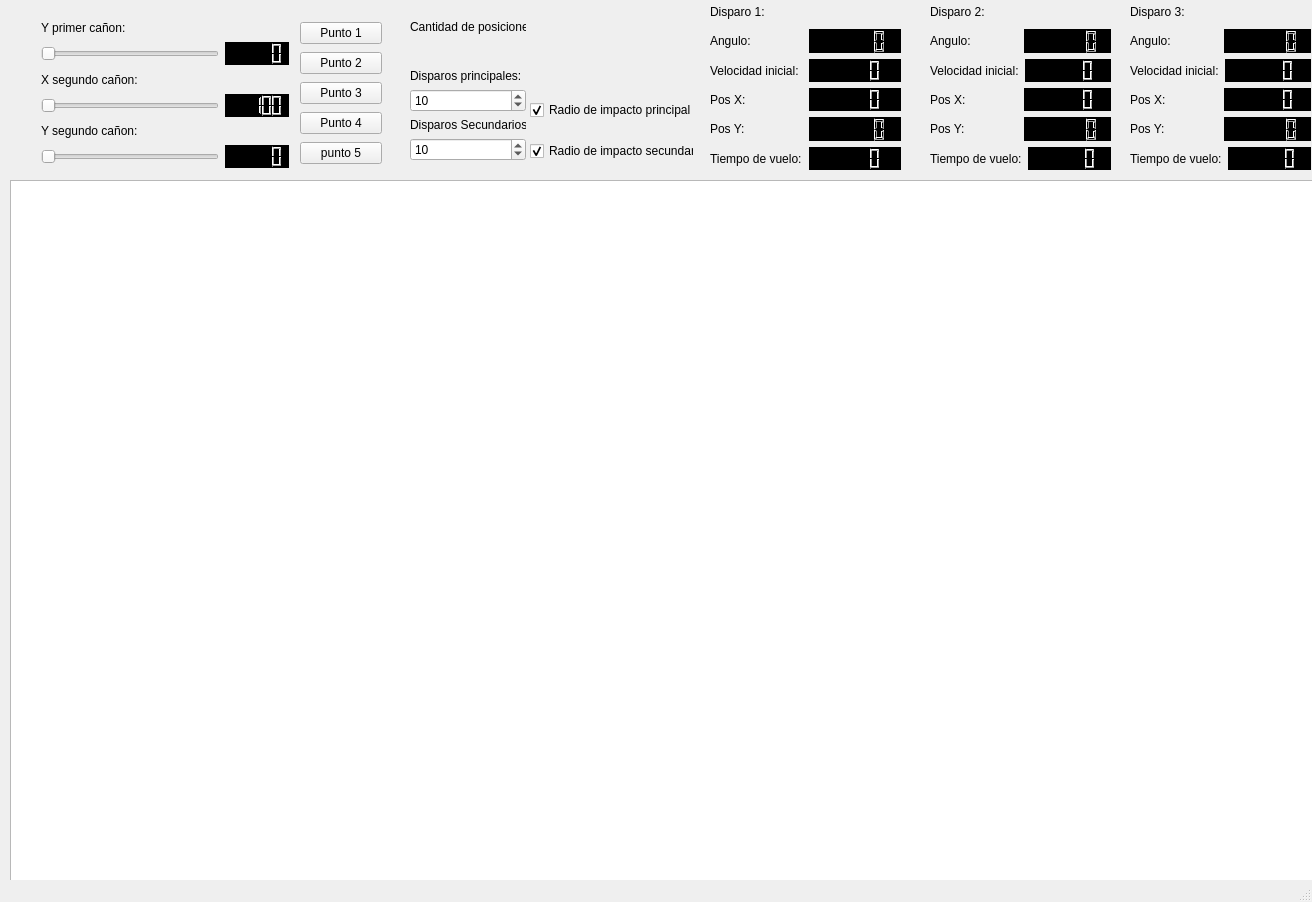
<?xml version="1.0" encoding="UTF-8"?>
<ui version="4.0">
 <class>MainWindow</class>
 <widget class="QMainWindow" name="MainWindow">
  <property name="geometry">
   <rect>
    <x>0</x>
    <y>0</y>
    <width>1312</width>
    <height>902</height>
   </rect>
  </property>
  <property name="windowTitle">
   <string>MainWindow</string>
  </property>
  <widget class="QWidget" name="centralwidget">
   <widget class="QGraphicsView" name="graphicsView">
    <property name="geometry">
     <rect>
      <x>10</x>
      <y>180</y>
      <width>1900</width>
      <height>720</height>
     </rect>
    </property>
    <property name="verticalScrollBarPolicy">
     <enum>Qt::ScrollBarAlwaysOff</enum>
    </property>
    <property name="horizontalScrollBarPolicy">
     <enum>Qt::ScrollBarAlwaysOff</enum>
    </property>
   </widget>
   <widget class="QWidget" name="layoutWidget">
    <property name="geometry">
     <rect>
      <x>300</x>
      <y>20</y>
      <width>82</width>
      <height>146</height>
     </rect>
    </property>
    <layout class="QVBoxLayout" name="buttons_layout">
     <item>
      <widget class="QPushButton" name="punto1">
       <property name="text">
        <string>Punto 1</string>
       </property>
      </widget>
     </item>
     <item>
      <widget class="QPushButton" name="punto2">
       <property name="text">
        <string>Punto 2</string>
       </property>
      </widget>
     </item>
     <item>
      <widget class="QPushButton" name="punto3">
       <property name="text">
        <string>Punto 3</string>
       </property>
      </widget>
     </item>
     <item>
      <widget class="QPushButton" name="punto4">
       <property name="text">
        <string>Punto 4</string>
       </property>
      </widget>
     </item>
     <item>
      <widget class="QPushButton" name="punto5">
       <property name="text">
        <string>punto 5</string>
       </property>
      </widget>
     </item>
    </layout>
   </widget>
   <widget class="QWidget" name="layoutWidget">
    <property name="geometry">
     <rect>
      <x>41</x>
      <y>20</y>
      <width>248</width>
      <height>148</height>
     </rect>
    </property>
    <layout class="QHBoxLayout" name="input_layout">
     <item>
      <layout class="QVBoxLayout" name="verticalLayout">
       <item>
        <widget class="QLabel" name="YC1_label">
         <property name="text">
          <string>Y primer cañon:</string>
         </property>
        </widget>
       </item>
       <item>
        <layout class="QHBoxLayout" name="horizontalLayout">
         <item>
          <widget class="QSlider" name="YC1_slider">
           <property name="maximum">
            <number>720</number>
           </property>
           <property name="orientation">
            <enum>Qt::Horizontal</enum>
           </property>
          </widget>
         </item>
         <item>
          <widget class="QLCDNumber" name="YC1_lcd">
           <property name="palette">
            <palette>
             <active>
              <colorrole role="Button">
               <brush brushstyle="SolidPattern">
                <color alpha="255">
                 <red>0</red>
                 <green>0</green>
                 <blue>0</blue>
                </color>
               </brush>
              </colorrole>
              <colorrole role="Text">
               <brush brushstyle="SolidPattern">
                <color alpha="255">
                 <red>0</red>
                 <green>0</green>
                 <blue>0</blue>
                </color>
               </brush>
              </colorrole>
              <colorrole role="Base">
               <brush brushstyle="SolidPattern">
                <color alpha="255">
                 <red>0</red>
                 <green>0</green>
                 <blue>0</blue>
                </color>
               </brush>
              </colorrole>
              <colorrole role="Window">
               <brush brushstyle="SolidPattern">
                <color alpha="255">
                 <red>0</red>
                 <green>0</green>
                 <blue>0</blue>
                </color>
               </brush>
              </colorrole>
              <colorrole role="PlaceholderText">
               <brush brushstyle="SolidPattern">
                <color alpha="128">
                 <red>0</red>
                 <green>0</green>
                 <blue>0</blue>
                </color>
               </brush>
              </colorrole>
             </active>
             <inactive>
              <colorrole role="Button">
               <brush brushstyle="SolidPattern">
                <color alpha="255">
                 <red>0</red>
                 <green>0</green>
                 <blue>0</blue>
                </color>
               </brush>
              </colorrole>
              <colorrole role="Text">
               <brush brushstyle="SolidPattern">
                <color alpha="255">
                 <red>0</red>
                 <green>0</green>
                 <blue>0</blue>
                </color>
               </brush>
              </colorrole>
              <colorrole role="Base">
               <brush brushstyle="SolidPattern">
                <color alpha="255">
                 <red>0</red>
                 <green>0</green>
                 <blue>0</blue>
                </color>
               </brush>
              </colorrole>
              <colorrole role="Window">
               <brush brushstyle="SolidPattern">
                <color alpha="255">
                 <red>0</red>
                 <green>0</green>
                 <blue>0</blue>
                </color>
               </brush>
              </colorrole>
              <colorrole role="PlaceholderText">
               <brush brushstyle="SolidPattern">
                <color alpha="128">
                 <red>0</red>
                 <green>0</green>
                 <blue>0</blue>
                </color>
               </brush>
              </colorrole>
             </inactive>
             <disabled>
              <colorrole role="Button">
               <brush brushstyle="SolidPattern">
                <color alpha="255">
                 <red>0</red>
                 <green>0</green>
                 <blue>0</blue>
                </color>
               </brush>
              </colorrole>
              <colorrole role="Text">
               <brush brushstyle="SolidPattern">
                <color alpha="96">
                 <red>164</red>
                 <green>166</green>
                 <blue>168</blue>
                </color>
               </brush>
              </colorrole>
              <colorrole role="Base">
               <brush brushstyle="SolidPattern">
                <color alpha="255">
                 <red>0</red>
                 <green>0</green>
                 <blue>0</blue>
                </color>
               </brush>
              </colorrole>
              <colorrole role="Window">
               <brush brushstyle="SolidPattern">
                <color alpha="255">
                 <red>0</red>
                 <green>0</green>
                 <blue>0</blue>
                </color>
               </brush>
              </colorrole>
              <colorrole role="PlaceholderText">
               <brush brushstyle="SolidPattern">
                <color alpha="128">
                 <red>218</red>
                 <green>218</green>
                 <blue>218</blue>
                </color>
               </brush>
              </colorrole>
             </disabled>
            </palette>
           </property>
           <property name="styleSheet">
            <string notr="true">background-color: rgb(0, 0, 0);</string>
           </property>
          </widget>
         </item>
        </layout>
       </item>
       <item>
        <widget class="QLabel" name="XC2_label">
         <property name="text">
          <string>X segundo cañon:</string>
         </property>
        </widget>
       </item>
       <item>
        <layout class="QHBoxLayout" name="horizontalLayout_2">
         <item>
          <widget class="QSlider" name="XC2_slider">
           <property name="minimum">
            <number>100</number>
           </property>
           <property name="maximum">
            <number>1850</number>
           </property>
           <property name="orientation">
            <enum>Qt::Horizontal</enum>
           </property>
          </widget>
         </item>
         <item>
          <widget class="QLCDNumber" name="XC2_lcd">
           <property name="styleSheet">
            <string notr="true">background-color: rgb(0, 0, 0);</string>
           </property>
           <property name="value" stdset="0">
            <double>100.000000000000000</double>
           </property>
          </widget>
         </item>
        </layout>
       </item>
       <item>
        <widget class="QLabel" name="YC2_label">
         <property name="text">
          <string>Y segundo cañon:</string>
         </property>
        </widget>
       </item>
       <item>
        <layout class="QHBoxLayout" name="horizontalLayout_3">
         <item>
          <widget class="QSlider" name="YC2_slider">
           <property name="maximum">
            <number>720</number>
           </property>
           <property name="orientation">
            <enum>Qt::Horizontal</enum>
           </property>
          </widget>
         </item>
         <item>
          <widget class="QLCDNumber" name="YC2_lcd">
           <property name="styleSheet">
            <string notr="true">background-color: rgb(0, 0, 0);</string>
           </property>
          </widget>
         </item>
        </layout>
       </item>
      </layout>
     </item>
    </layout>
   </widget>
   <widget class="QWidget" name="layoutWidget_2">
    <property name="geometry">
     <rect>
      <x>930</x>
      <y>0</y>
      <width>181</width>
      <height>170</height>
     </rect>
    </property>
    <layout class="QVBoxLayout" name="display2">
     <item>
      <widget class="QLabel" name="shot_label2">
       <property name="text">
        <string>Disparo 2:</string>
       </property>
      </widget>
     </item>
     <item>
      <layout class="QHBoxLayout" name="angle_layout2">
       <item>
        <widget class="QLabel" name="angle_label2">
         <property name="text">
          <string>Angulo:</string>
         </property>
        </widget>
       </item>
       <item>
        <widget class="QLCDNumber" name="angle_lcd2">
         <property name="styleSheet">
          <string notr="true">background-color: rgb(0, 0, 0);</string>
         </property>
        </widget>
       </item>
      </layout>
     </item>
     <item>
      <layout class="QHBoxLayout" name="velocity_layout2">
       <item>
        <widget class="QLabel" name="velocity_label2">
         <property name="text">
          <string>Velocidad inicial:</string>
         </property>
        </widget>
       </item>
       <item>
        <widget class="QLCDNumber" name="velocity_lcd2">
         <property name="styleSheet">
          <string notr="true">background-color: rgb(0, 0, 0);</string>
         </property>
        </widget>
       </item>
      </layout>
     </item>
     <item>
      <layout class="QHBoxLayout" name="posx_layout2">
       <item>
        <widget class="QLabel" name="posx_label2">
         <property name="text">
          <string>Pos X:</string>
         </property>
        </widget>
       </item>
       <item>
        <widget class="QLCDNumber" name="posx_lcd2">
         <property name="styleSheet">
          <string notr="true">background-color: rgb(0, 0, 0);</string>
         </property>
        </widget>
       </item>
      </layout>
     </item>
     <item>
      <layout class="QHBoxLayout" name="posy_layout2">
       <item>
        <widget class="QLabel" name="posy_label2">
         <property name="text">
          <string>Pos Y:</string>
         </property>
        </widget>
       </item>
       <item>
        <widget class="QLCDNumber" name="posy_lcd2">
         <property name="styleSheet">
          <string notr="true">background-color: rgb(0, 0, 0);</string>
         </property>
        </widget>
       </item>
      </layout>
     </item>
     <item>
      <layout class="QHBoxLayout" name="time_layout2">
       <item>
        <widget class="QLabel" name="time_label2">
         <property name="text">
          <string>Tiempo de vuelo:</string>
         </property>
        </widget>
       </item>
       <item>
        <widget class="QLCDNumber" name="time_lcd2">
         <property name="styleSheet">
          <string notr="true">background-color: rgb(0, 0, 0);</string>
         </property>
         <property name="value" stdset="0">
          <double>0.000000000000000</double>
         </property>
        </widget>
       </item>
      </layout>
     </item>
    </layout>
   </widget>
   <widget class="QWidget" name="layoutWidget_3">
    <property name="geometry">
     <rect>
      <x>1130</x>
      <y>0</y>
      <width>181</width>
      <height>170</height>
     </rect>
    </property>
    <layout class="QVBoxLayout" name="display3">
     <item>
      <widget class="QLabel" name="shot_label3">
       <property name="text">
        <string>Disparo 3:</string>
       </property>
      </widget>
     </item>
     <item>
      <layout class="QHBoxLayout" name="angle_layout3">
       <item>
        <widget class="QLabel" name="angle_label3">
         <property name="text">
          <string>Angulo:</string>
         </property>
        </widget>
       </item>
       <item>
        <widget class="QLCDNumber" name="angle_lcd3">
         <property name="styleSheet">
          <string notr="true">background-color: rgb(0, 0, 0);</string>
         </property>
        </widget>
       </item>
      </layout>
     </item>
     <item>
      <layout class="QHBoxLayout" name="velocity_layout3">
       <item>
        <widget class="QLabel" name="velocity_label3">
         <property name="text">
          <string>Velocidad inicial:</string>
         </property>
        </widget>
       </item>
       <item>
        <widget class="QLCDNumber" name="velocity_lcd3">
         <property name="styleSheet">
          <string notr="true">background-color: rgb(0, 0, 0);</string>
         </property>
        </widget>
       </item>
      </layout>
     </item>
     <item>
      <layout class="QHBoxLayout" name="posx_layout3">
       <item>
        <widget class="QLabel" name="posx_label3">
         <property name="text">
          <string>Pos X:</string>
         </property>
        </widget>
       </item>
       <item>
        <widget class="QLCDNumber" name="posx_lcd3">
         <property name="styleSheet">
          <string notr="true">background-color: rgb(0, 0, 0);</string>
         </property>
        </widget>
       </item>
      </layout>
     </item>
     <item>
      <layout class="QHBoxLayout" name="posy_layout3">
       <item>
        <widget class="QLabel" name="posy_label3">
         <property name="text">
          <string>Pos Y:</string>
         </property>
        </widget>
       </item>
       <item>
        <widget class="QLCDNumber" name="posy_lcd3">
         <property name="styleSheet">
          <string notr="true">background-color: rgb(0, 0, 0);</string>
         </property>
        </widget>
       </item>
      </layout>
     </item>
     <item>
      <layout class="QHBoxLayout" name="time_layout3">
       <item>
        <widget class="QLabel" name="time_label3">
         <property name="text">
          <string>Tiempo de vuelo:</string>
         </property>
        </widget>
       </item>
       <item>
        <widget class="QLCDNumber" name="time_lcd3">
         <property name="styleSheet">
          <string notr="true">background-color: rgb(0, 0, 0);</string>
         </property>
         <property name="value" stdset="0">
          <double>0.000000000000000</double>
         </property>
        </widget>
       </item>
      </layout>
     </item>
    </layout>
   </widget>
   <widget class="QWidget" name="layoutWidget">
    <property name="geometry">
     <rect>
      <x>710</x>
      <y>0</y>
      <width>191</width>
      <height>170</height>
     </rect>
    </property>
    <layout class="QVBoxLayout" name="display1">
     <item>
      <widget class="QLabel" name="shot_label1">
       <property name="text">
        <string>Disparo 1:</string>
       </property>
      </widget>
     </item>
     <item>
      <layout class="QHBoxLayout" name="angle_layout1">
       <item>
        <widget class="QLabel" name="angle_label1">
         <property name="text">
          <string>Angulo:</string>
         </property>
        </widget>
       </item>
       <item>
        <widget class="QLCDNumber" name="angle_lcd1">
         <property name="styleSheet">
          <string notr="true">background-color: rgb(0, 0, 0);</string>
         </property>
        </widget>
       </item>
      </layout>
     </item>
     <item>
      <layout class="QHBoxLayout" name="velocity_layout1">
       <item>
        <widget class="QLabel" name="velocity_label1">
         <property name="text">
          <string>Velocidad inicial:</string>
         </property>
        </widget>
       </item>
       <item>
        <widget class="QLCDNumber" name="velocity_lcd1">
         <property name="styleSheet">
          <string notr="true">background-color: rgb(0, 0, 0);
</string>
         </property>
        </widget>
       </item>
      </layout>
     </item>
     <item>
      <layout class="QHBoxLayout" name="posx_layout1">
       <item>
        <widget class="QLabel" name="posx_label1">
         <property name="text">
          <string>Pos X:</string>
         </property>
        </widget>
       </item>
       <item>
        <widget class="QLCDNumber" name="posx_lcd1">
         <property name="styleSheet">
          <string notr="true">background-color: rgb(0, 0, 0);</string>
         </property>
        </widget>
       </item>
      </layout>
     </item>
     <item>
      <layout class="QHBoxLayout" name="posy_layout1">
       <item>
        <widget class="QLabel" name="posy_label1">
         <property name="text">
          <string>Pos Y:</string>
         </property>
        </widget>
       </item>
       <item>
        <widget class="QLCDNumber" name="posy_lcd1">
         <property name="styleSheet">
          <string notr="true">background-color: rgb(0, 0, 0);</string>
         </property>
        </widget>
       </item>
      </layout>
     </item>
     <item>
      <layout class="QHBoxLayout" name="time_layout1">
       <item>
        <widget class="QLabel" name="time_label1">
         <property name="text">
          <string>Tiempo de vuelo:</string>
         </property>
        </widget>
       </item>
       <item>
        <widget class="QLCDNumber" name="time_lcd1">
         <property name="styleSheet">
          <string notr="true">background-color: rgb(0, 0, 0);</string>
         </property>
         <property name="value" stdset="0">
          <double>0.000000000000000</double>
         </property>
        </widget>
       </item>
      </layout>
     </item>
    </layout>
   </widget>
   <widget class="QWidget" name="">
    <property name="geometry">
     <rect>
      <x>410</x>
      <y>20</y>
      <width>116</width>
      <height>141</height>
     </rect>
    </property>
    <layout class="QVBoxLayout" name="verticalLayout_2">
     <item>
      <widget class="QLabel" name="positions_label">
       <property name="text">
        <string>Cantidad de posiciones:</string>
       </property>
      </widget>
     </item>
     <item>
      <spacer name="verticalSpacer">
       <property name="orientation">
        <enum>Qt::Vertical</enum>
       </property>
       <property name="sizeHint" stdset="0">
        <size>
         <width>20</width>
         <height>80</height>
        </size>
       </property>
      </spacer>
     </item>
     <item>
      <widget class="QLabel" name="principal_label">
       <property name="text">
        <string>Disparos principales:</string>
       </property>
      </widget>
     </item>
     <item>
      <widget class="QSpinBox" name="principal_box">
       <property name="minimum">
        <number>5</number>
       </property>
       <property name="maximum">
        <number>100</number>
       </property>
       <property name="singleStep">
        <number>5</number>
       </property>
       <property name="value">
        <number>10</number>
       </property>
      </widget>
     </item>
     <item>
      <widget class="QLabel" name="secundario_label">
       <property name="text">
        <string>Disparos Secundarios:</string>
       </property>
      </widget>
     </item>
     <item>
      <widget class="QSpinBox" name="secundario_box">
       <property name="minimum">
        <number>5</number>
       </property>
       <property name="maximum">
        <number>100</number>
       </property>
       <property name="singleStep">
        <number>5</number>
       </property>
       <property name="value">
        <number>10</number>
       </property>
      </widget>
     </item>
    </layout>
   </widget>
   <widget class="QWidget" name="">
    <property name="geometry">
     <rect>
      <x>530</x>
      <y>100</y>
      <width>164</width>
      <height>61</height>
     </rect>
    </property>
    <layout class="QVBoxLayout" name="verticalLayout_3">
     <item>
      <widget class="QCheckBox" name="r_principal">
       <property name="text">
        <string>Radio de impacto principal</string>
       </property>
       <property name="checked">
        <bool>true</bool>
       </property>
      </widget>
     </item>
     <item>
      <spacer name="verticalSpacer_2">
       <property name="orientation">
        <enum>Qt::Vertical</enum>
       </property>
       <property name="sizeHint" stdset="0">
        <size>
         <width>20</width>
         <height>40</height>
        </size>
       </property>
      </spacer>
     </item>
     <item>
      <widget class="QCheckBox" name="r_secundario">
       <property name="text">
        <string>Radio de impacto secundario</string>
       </property>
       <property name="checked">
        <bool>true</bool>
       </property>
      </widget>
     </item>
    </layout>
   </widget>
  </widget>
  <widget class="QMenuBar" name="menubar">
   <property name="geometry">
    <rect>
     <x>0</x>
     <y>0</y>
     <width>1312</width>
     <height>20</height>
    </rect>
   </property>
  </widget>
  <widget class="QStatusBar" name="statusbar"/>
 </widget>
 <resources/>
 <connections/>
</ui>
